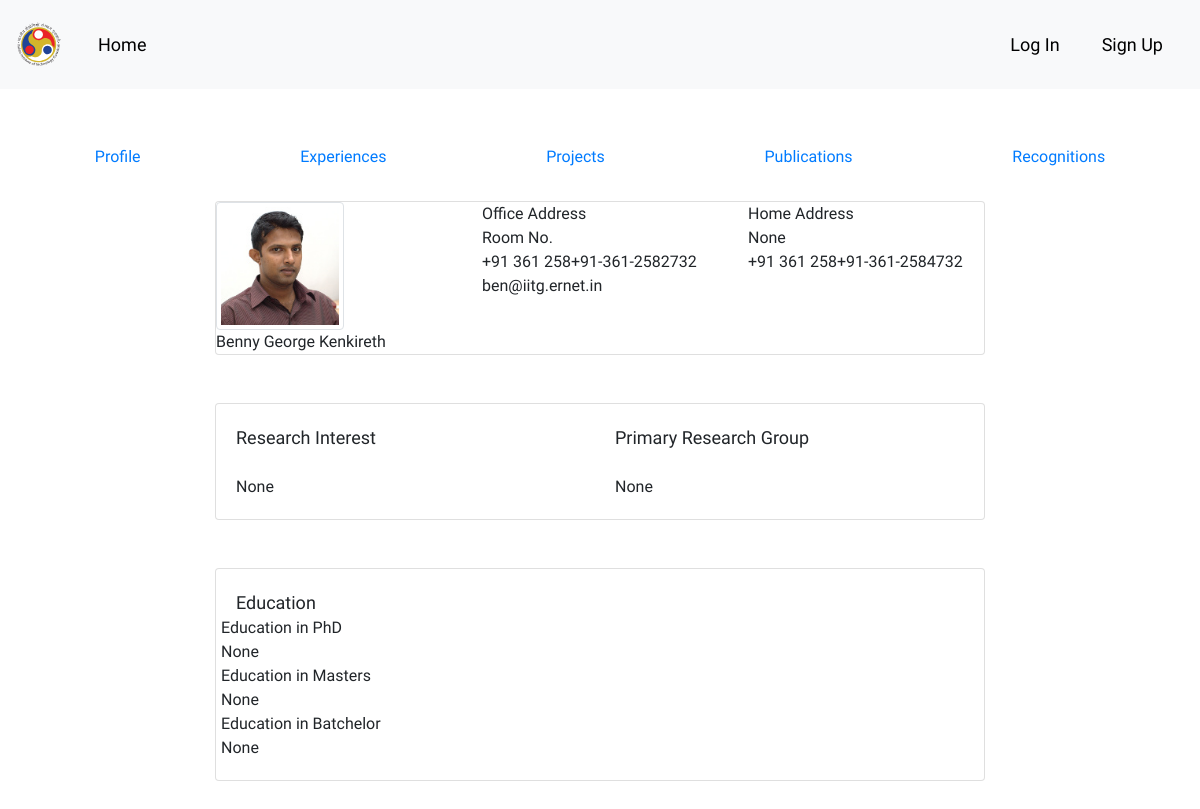
Page /faculty/profile/ben on the committed database.
### faculty/models.py (models this page shows, shortened)
class faculty_profile(models.Model):
    user = models.ForeignKey(User, on_delete=models.CASCADE)
    userimage = models.ImageField(upload_to='faculty_profile_pics', null=True, blank=True)
    office_address = models.CharField(max_length=250, null=True, blank=True)
    office_phone = models.CharField(max_length=30, null=True, blank=True)
    home_address = models.CharField(max_length=250, null=True, blank=True)
    home_phone = models.CharField(max_length=30, null=True, blank=True)
    prof = 'pro'
    head = 'hod'
    asc_prof = 'asc'
    asst_prof = 'ast'
    hnr_prof = 'hon'
    vst_prof = 'vst'
    designation_values = (
        (asst_prof, 'Assistant Professor'),
        (asc_prof, 'Associate Professor'),
        (prof, 'Professor'),
        (head, 'Professor and Head'),
        (hnr_prof, 'Honarary Professor'),
        (vst_prof, 'Visiting Professor')
    )
    designation = models.CharField(
        max_length=4, choices=designation_values, default=asst_prof, null=False)
    research_interest = models.CharField(max_length=1000, null=True, blank=True)
    primary_research_group = models.CharField(max_length=1000, null=True, blank=True)
    education_phd = models.CharField(max_length=1000, null=True, blank=True)
    education_masters = models.CharField(max_length=1000, null=True, blank=True)
    education_batchelor = models.CharField(max_length=1000, null=True, blank=True)

### faculty/views.py (the view)
# urls.py: url(r'^profile/(?P<username>[a-zA-Z0-9_.]+)$', views.profile, name='profile'),
def profile(request, username):
    if request.method == 'GET':
        user = User.objects.filter(username=username).first()
        if not user:
            raise Http404
        fac_profile = faculty_profile.objects.filter(user = user.id).first()
        if user.username == request.user.username:
            editable = True
        else:
            editable = False
        if request.user and not request.user.is_anonymous:
            logged_in = True
        else:
            logged_in = False
        context = {
            'editable': editable,
            'logged_in':logged_in,
            'profile':fac_profile,
            'email':user.email,
            'name':user.get_full_name,
            'username': user.username
        }
        return render(request,'profile.html',context)
    elif request.method == 'POST':
        raise Http404

### templates/profile.html (shortened to what this page needs)
{% extends 'base.html' %}
{% block mainbody %}
    <ul class="nav nav-pills nav-fill">
      <li class="nav-item">
        <a class="nav-link" href="{% url 'profile' username %}">Profile</a>
      </li>
      <li class="nav-item">
        <a class="nav-link" href="{% url 'experiences' username %}">Experiences</a>
      </li>
      <li class="nav-item">
        <a class="nav-link" href="{% url 'projects' username %}">Projects</a>
      </li>
      <li class="nav-item">
        <a class="nav-link" href="{% url 'publications' username %}">Publications</a>
      </li>
        <li class="nav-item">
        <a class="nav-link" href="{% url 'recognitions' username %}">Recognitions</a>
      </li>
    </ul>
    <br>
    <div class="row">
        <div class="col-md-2"></div>
        <div class="col-md-8">
            <div class="card">
                <div class="row">
                    <div class="col-md-4">
                        <img src="{{ profile.userimage.url }}" width="128" height="128" class="img-thumbnail">
                        <div class="name">
                            {{ name }}
                        </div>
                    </div>
                    <div class="col-md-4">
                        Office Address<br>
                        {{ profile.office_address }}<br>
                        +91 361 258{{ profile.office_phone }}<br>
                        {{ email }}<br>
                    </div>
                    <div class="col-md-4">
                        Home Address<br>
                        {{ profile.home_address }}<br>
                        +91 361 258{{ profile.home_phone }}<br>
                    </div>
                </div>
            </div>
            <br><br>
            <div class="card">
                <div class="card-body">
                <div class="row">
                    <div class="col">
                        <div style="font-size: large">
                        Research Interest
                        </div><br>
                        {{ profile.research_interest }}
                    </div>
                    <div class="col">
                        <div style="font-size: large">
                        Primary Research Group
                        </div><br>
                        {{ profile.primary_research_group }}
                    </div>
                </div>
                </div>
            </div>
            <br><br>
            <div class="card">
                <div class="card-body">
                    <div style="font-size: large">
                        Education
                    </div>
                    <div class="row" style="">
                        Education in PhD<br>
                        {{ profile.education_phd }}
                    </div>
                    <div class="row" style="">
                        Education in Masters<br>
                        {{ profile.education_masters }}
                    </div>
                    <div class="row" style="">
                        Education in Batchelor<br>
                        {{ profile.education_batchelor }}
                    </div>
                </div>
            </div>
            <br><br>
        </div>
        <div class="col-md-2"></div>
    </div>
{% endblock %}

### templates/base.html (style rules this page uses)
body { font-family:'Product Sans', Arial, sans-serif; }

### rows in the picture
faculty_profile: userimage (picture), office_address "Room No.", office_phone "+91-361-2582732", home_address "None", home_phone "+91-361-2584732", research_interest "None", primary_research_group "None", education_phd "None", education_masters "None", education_batchelor "None"

### other values in the picture
{{ name }} "Benny George Kenkireth"
{{ email }} "ben@iitg.ernet.in"
